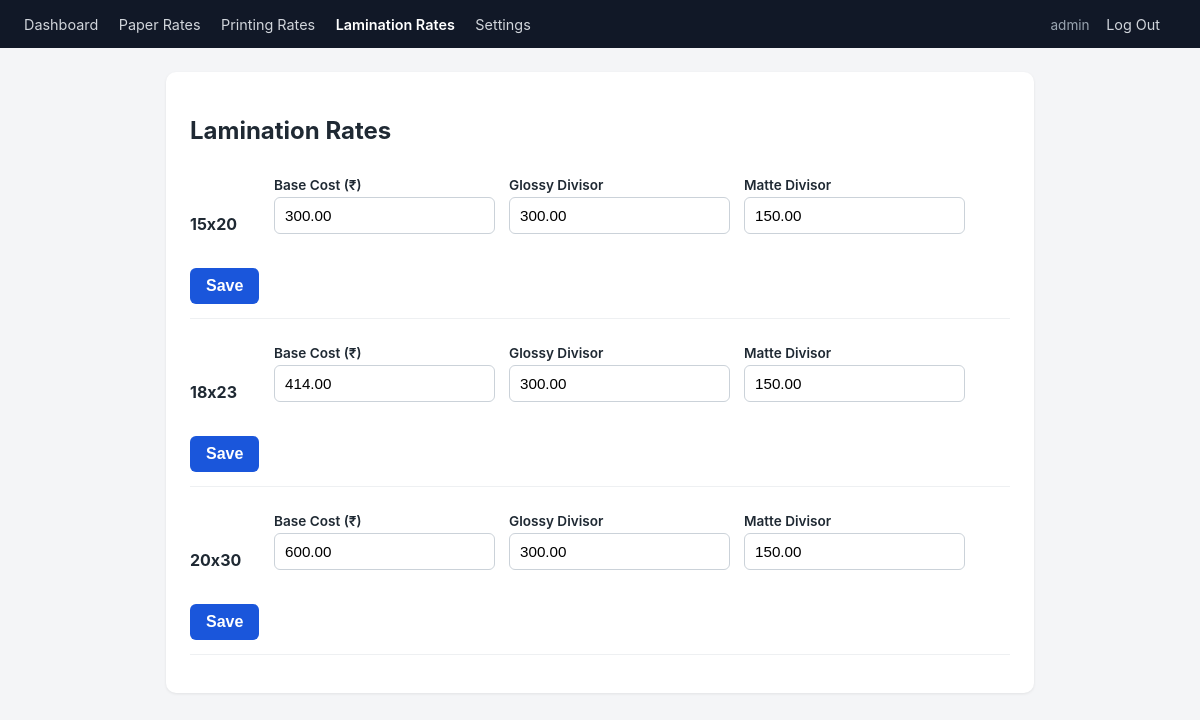
The app's page /admin/lamination-rates.php (signed in) with its own data.
### tables this page shows
CREATE TABLE lamination_rates (
    id              INT AUTO_INCREMENT PRIMARY KEY,
    paper_size      VARCHAR(20)   NOT NULL,
    base_cost       DECIMAL(10,2) NOT NULL,
    glossy_divisor  DECIMAL(10,2) NOT NULL,
    matte_divisor   DECIMAL(10,2) NOT NULL,
    is_active       TINYINT(1)    NOT NULL DEFAULT 1,
    created_at      TIMESTAMP     DEFAULT CURRENT_TIMESTAMP,
    updated_at      TIMESTAMP     DEFAULT CURRENT_TIMESTAMP ON UPDATE CURRENT_TIMESTAMP,
    UNIQUE KEY uniq_size (paper_size)
);

### admin/lamination-rates.php (the view, shortened to what this page needs)
<?php
$db = getDbConnection();
$rows = $db->query("SELECT * FROM lamination_rates ORDER BY paper_size")->fetchAll();
require __DIR__ . '/includes/header.php';
?>
<div class="admin-card">
    <h2>Lamination Rates</h2>
    <?php foreach ($rows as $r): ?>
    <form method="post" style="display:flex;gap:14px;align-items:flex-end;flex-wrap:wrap;border-bottom:1px solid #eef0f2;padding-bottom:14px;margin-bottom:14px;">
        <div style="min-width:70px;"><strong><?= htmlspecialchars($r['paper_size'], ENT_QUOTES, 'UTF-8') ?></strong></div>
        <div>
            <label>Base Cost (₹)</label>
            <input type="number" step="0.01" min="0" name="base_cost" value="<?= htmlspecialchars($r['base_cost'], ENT_QUOTES, 'UTF-8') ?>">
        </div>
        <div>
            <label>Glossy Divisor</label>
            <input type="number" step="0.01" min="0.01" name="glossy_divisor" value="<?= htmlspecialchars($r['glossy_divisor'], ENT_QUOTES, 'UTF-8') ?>">
        </div>
        <div>
            <label>Matte Divisor</label>
            <input type="number" step="0.01" min="0.01" name="matte_divisor" value="<?= htmlspecialchars($r['matte_divisor'], ENT_QUOTES, 'UTF-8') ?>">
        </div>
        <button type="submit" class="btn-primary" style="width:auto;padding:9px 16px;">Save</button>
    </form>
    <?php endforeach; ?>
</div>
<?php require __DIR__ . '/includes/footer.php'; ?>

### assets/css/style.css (style rules this page uses)
* { box-sizing: border-box; }
body { font-family: -apple-system, BlinkMacSystemFont, 'Segoe UI', Roboto, sans-serif; background: #f4f5f7; margin: 0; color: #1f2933; }
label { display: block; font-size: 0.85rem; font-weight: 600; margin: 12px 0 4px; }
input[type="text"], input[type="number"], select { width: 100%; padding: 9px 10px; border: 1px solid #cbd2d9; border-radius: 6px; font-size: 0.95rem; }
.btn-primary { margin-top: 20px; width: 100%; background: #1a56db; color: #fff; border: none; padding: 12px; font-size: 1rem; font-weight: 600; border-radius: 6px; cursor: pointer; }
.admin-card { background: #fff; border-radius: 10px; padding: 24px; box-shadow: 0 1px 3px rgba(0,0,0,0.08); margin-bottom: 20px; }

### records on screen
lamination_rates: paper_size "15x20", base_cost "300.00", glossy_divisor "300.00", matte_divisor "150.00"
lamination_rates: paper_size "18x23", base_cost "414.00", glossy_divisor "300.00", matte_divisor "150.00"
lamination_rates: paper_size "20x30", base_cost "600.00", glossy_divisor "300.00", matte_divisor "150.00"

### other values on screen
$_SESSION['admin_username'] "admin"
